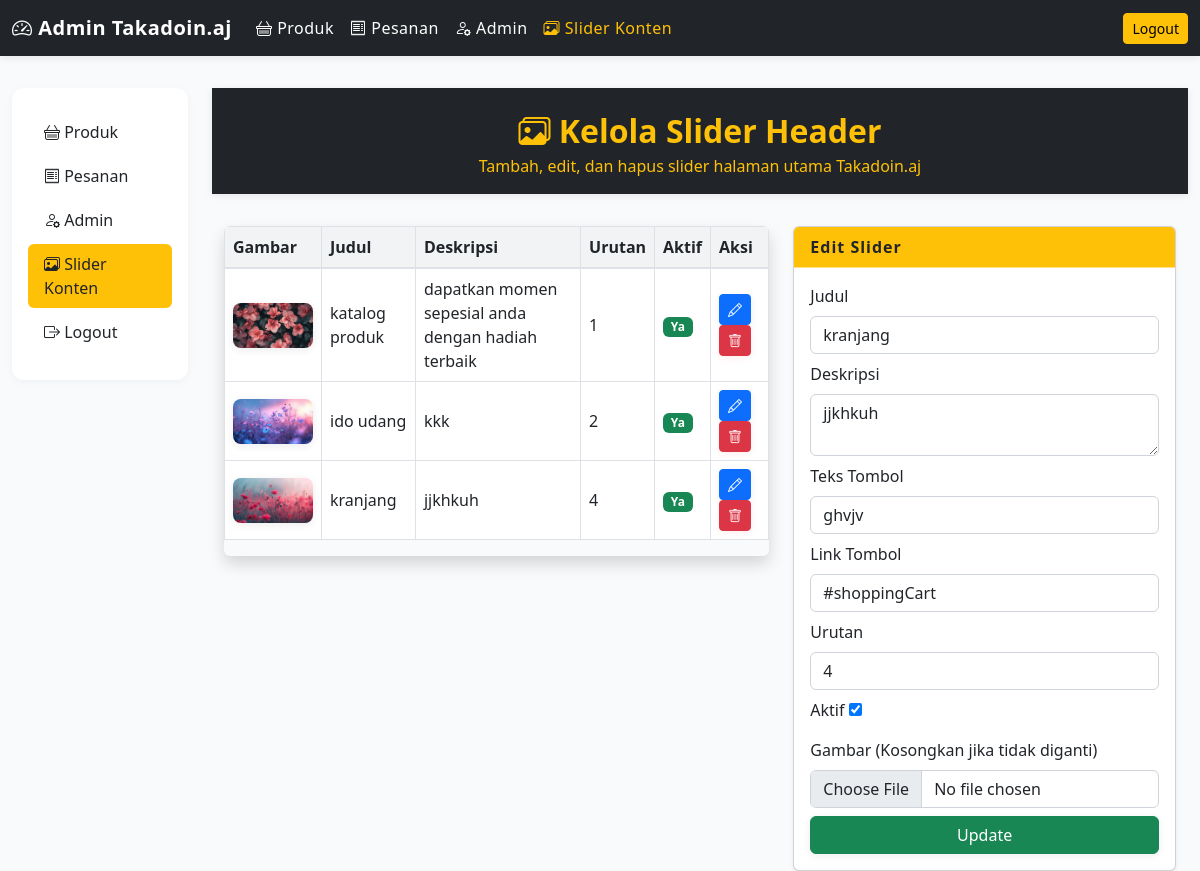
The app's page /admin/admin_slider.php?edit=2 (signed in) with its own data.
### tables this page shows
CREATE TABLE `slider` (
  `id` int(11) NOT NULL,
  `gambar` varchar(255) NOT NULL,
  `judul` varchar(100) NOT NULL,
  `deskripsi` text DEFAULT NULL,
  `tombol_teks` varchar(50) DEFAULT NULL,
  `tombol_link` varchar(255) DEFAULT NULL,
  `urutan` int(11) DEFAULT 0,
  `aktif` tinyint(1) DEFAULT 1
);

### admin/admin_slider.php (the view, shortened to what this page needs)
<?php
include '../koneksi.php';
$sliders = mysqli_query($conn, "SELECT * FROM slider ORDER BY urutan ASC, id ASC");
$edit = null;
if (isset($_GET['edit'])) {
  $id = intval($_GET['edit']);
  $edit = mysqli_fetch_assoc(mysqli_query($conn, "SELECT * FROM slider WHERE id=$id"));
}
?>
<!DOCTYPE html>
<html lang="id">
<head>
  <link href="https://cdn.jsdelivr.net/npm/bootstrap@5.2.3/dist/css/bootstrap.min.css" rel="stylesheet">
  <link href="https://cdn.jsdelivr.net/npm/bootstrap-icons@1.10.0/font/bootstrap-icons.css" rel="stylesheet">
</head>
<body>
<nav class="navbar navbar-expand-lg admin-navbar">
  <div class="container-fluid">
    <a class="navbar-brand fw-bold" href="admin.php"><i class="bi bi-speedometer2"></i> Admin Takadoin.aj</a>
    <div class="collapse navbar-collapse" id="adminNavbar">
      <ul class="navbar-nav me-auto mb-2 mb-lg-0">
        <li class="nav-item">
          <a class="nav-link" href="admin.php"><i class="bi bi-basket"></i> Produk</a>
        </li>
        <li class="nav-item">
          <a class="nav-link" href="adminpesanan.php"><i class="bi bi-receipt"></i> Pesanan</a>
        </li>
        <li class="nav-item">
          <a class="nav-link" href="tambahadmin.php"><i class="bi bi-person-gear"></i> Admin</a>
        </li>
        <li class="nav-item">
          <a class="nav-link active" href="admin_slider.php"><i class="bi bi-images"></i> Slider Konten</a>
        </li>
      </ul>
      <a href="login.php" class="btn btn-warning btn-sm">Logout</a>
    </div>
  </div>
</nav>
<div class="container-fluid">
  <div class="row">
    <div class="col-lg-2 d-none d-lg-block">
      <div class="sidebar">
        <nav class="nav flex-column">
          <a class="nav-link<?= basename($_SERVER['PHP_SELF']) == 'admin.php' ? ' active' : '' ?>" href="admin.php"><i class="bi bi-basket"></i> Produk</a>
          <a class="nav-link<?= basename($_SERVER['PHP_SELF']) == 'adminpesanan.php' ? ' active' : '' ?>" href="adminpesanan.php"><i class="bi bi-receipt"></i> Pesanan</a>
          <a class="nav-link<?= basename($_SERVER['PHP_SELF']) == 'tambahadmin.php' ? ' active' : '' ?>" href="tambahadmin.php"><i class="bi bi-person-gear"></i> Admin</a>
          <a class="nav-link<?= basename($_SERVER['PHP_SELF']) == 'admin_slider.php' ? ' active' : '' ?>" href="admin_slider.php"><i class="bi bi-images"></i> Slider Konten</a>
          <li class="nav-item"><a class="nav-link" href="login.php"><i class="bi bi-box-arrow-right"></i> Logout</a></li>
        </nav>
      </div>
    </div>
    <div class="col-lg-10">
      <div class="admin-header text-center">
        <h2 class="fw-bold mb-1"><i class="bi bi-images"></i> Kelola Slider Header</h2>
        <p class="mb-0">Tambah, edit, dan hapus slider halaman utama Takadoin.aj</p>
      </div>
      <div class="container">
        <div class="row">
          <div class="col-md-7 mb-4">
            <div class="table-responsive rounded shadow">
              <table class="table table-bordered align-middle">
                <thead>
                  <tr>
                    <th>Gambar</th>
                    <th>Judul</th>
                    <th>Deskripsi</th>
                    <th>Urutan</th>
                    <th>Aktif</th>
                    <th>Aksi</th>
                  </tr>
                </thead>
                <tbody>
                  <?php while($row = mysqli_fetch_assoc($sliders)): ?>
                  <tr>
                    <td><img src="<?= htmlspecialchars($row['gambar']) ?>" width="80"></td>
                    <td><?= htmlspecialchars($row['judul']) ?></td>
                    <td><?= htmlspecialchars($row['deskripsi']) ?></td>
                    <td><?= $row['urutan'] ?></td>
                    <td>
                      <?php if($row['aktif']): ?>
                        <span class="badge bg-success">Ya</span>
                      <?php else: ?>
                        <span class="badge bg-secondary">Tidak</span>
                      <?php endif; ?>
                    </td>
                    <td>
                      <a href="admin_slider.php?edit=<?= $row['id'] ?>" class="btn btn-sm btn-primary"><i class="bi bi-pencil"></i></a>
                      <a href="admin_slider.php?hapus=<?= $row['id'] ?>" class="btn btn-sm btn-danger" onclick="return confirm('Hapus slider ini?')"><i class="bi bi-trash"></i></a>
                    </td>
                  </tr>
                  <?php endwhile; ?>
                </tbody>
              </table>
            </div>
          </div>
          <div class="col-md-5">
            <div class="card shadow-sm">
              <div class="card-header"><?= $edit ? 'Edit Slider' : 'Tambah Slider' ?></div>
              <div class="card-body">
                <form method="post" enctype="multipart/form-data">
                  <div class="mb-2">
                    <label class="form-label">Judul</label>
                    <input type="text" name="judul" class="form-control" required value="<?= $edit ? htmlspecialchars($edit['judul']) : '' ?>">
                  </div>
                  <div class="mb-2">
                    <label class="form-label">Deskripsi</label>
                    <textarea name="deskripsi" class="form-control" required><?= $edit ? htmlspecialchars($edit['deskripsi']) : '' ?></textarea>
                  </div>
                  <div class="mb-2">
                    <label class="form-label">Teks Tombol</label>
                    <input type="text" name="tombol_teks" class="form-control" value="<?= $edit ? htmlspecialchars($edit['tombol_teks']) : '' ?>">
                  </div>
                  <div class="mb-2">
                    <label class="form-label">Link Tombol</label>
                    <input type="text" name="tombol_link" class="form-control" value="<?= $edit ? htmlspecialchars($edit['tombol_link']) : '' ?>">
                  </div>
                  <div class="mb-2">
                    <label class="form-label">Urutan</label>
                    <input type="number" name="urutan" class="form-control" value="<?= $edit ? $edit['urutan'] : '0' ?>">
                  </div>
                  <div class="mb-2">
                    <label class="form-label">Aktif</label>
                    <input type="checkbox" name="aktif" value="1" <?= $edit && $edit['aktif'] ? 'checked' : (!$edit ? 'checked' : '') ?>>
                  </div>
                  <div class="mb-2">
                    <label class="form-label">Gambar <?= $edit ? '(Kosongkan jika tidak diganti)' : '' ?></label>
                    <input type="file" name="gambar" class="form-control" <?= $edit ? '' : 'required' ?>>
                  </div>
                  <button type="submit" name="simpan" class="btn btn-success w-100"><?= $edit ? 'Update' : 'Tambah' ?></button>
                </form>
              </div>
            </div>
          </div>
        </div>
      </div>
    </div>
  </div>
</div>
</body>
</html>

### admin/admin_slider.php (style rules this page uses)
body { background: #f8fafc; min-height: 100vh; }
.admin-navbar { background: #212529; color: #fff; margin-bottom: 32px; box-shadow: 0 2px 8px rgba(0,0,0,0.08); }
.admin-navbar .navbar-brand, .admin-navbar .nav-link { color: #fff !important; font-weight: 500; letter-spacing: 0.5px; }
.admin-navbar .nav-link.active, .admin-navbar .nav-link:focus { color: #ffc107 !important; }
.sidebar { background: #fff; border-radius: 12px; box-shadow: 0 2px 8px rgba(0,0,0,0.04); padding: 1.5rem 1rem; margin-bottom: 2rem; }
.sidebar .nav-link { color: #212529; border-radius: 6px; margin-bottom: 4px; transition: background .15s; }
.sidebar .nav-link.active, .sidebar .nav-link:hover { background: #ffc107; color: #212529 !important; }
.admin-header { background: #212529; color: #ffc107; padding: 24px 0 16px 0; margin-bottom: 32px; box-shadow: 0 2px 8px rgba(0,0,0,0.08); }
.table thead th { background: #f1f3f5; color: #212529; font-weight: 600; border-bottom: 2px solid #dee2e6; }
.table tbody tr { background: #fff; }
.card-header { background: #ffc107; font-weight: bold; letter-spacing: 1px; border-bottom: 1px solid #ffe082; }
.btn-primary, .btn-success { box-shadow: 0 2px 8px rgba(0,0,0,0.07); }
.btn-danger { box-shadow: 0 2px 8px rgba(255,0,0,0.07); }
.form-label { font-weight: 500; }
.table img { border-radius: 8px; box-shadow: 0 2px 8px rgba(0,0,0,0.08); }

### records on screen
slider: gambar (picture), judul "katalog produk", deskripsi "dapatkan momen sepesial anda dengan hadiah terbaik", urutan "1", aktif "Ya"
slider: gambar (picture), judul "ido udang", deskripsi "kkk", urutan "2", aktif "Ya"
slider: gambar (picture), judul "kranjang", deskripsi "jjkhkuh", urutan "4", shows "Ya", tombol_teks "ghvjv", tombol_link "#shoppingCart", aktif "☑"
